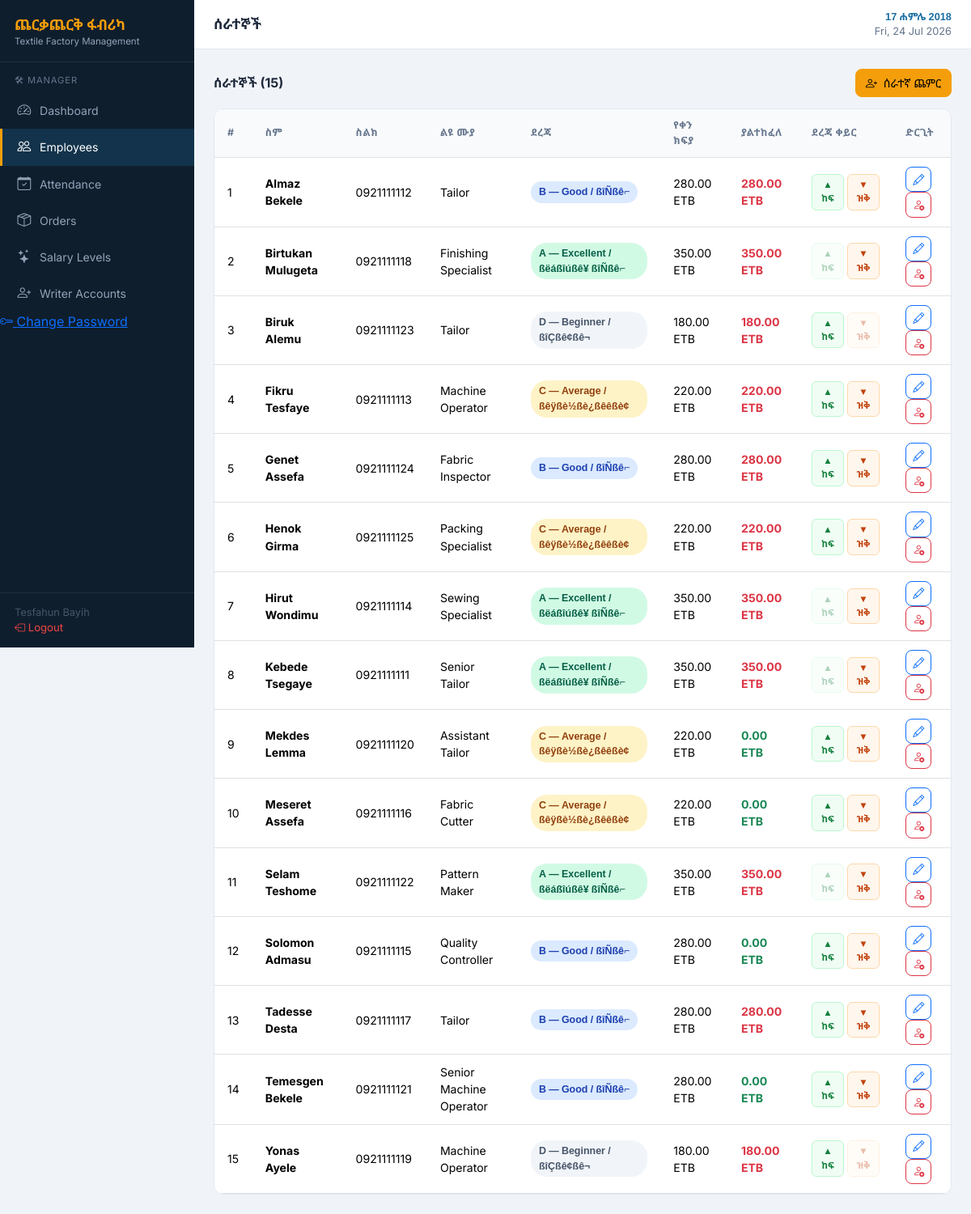
Screenshot of /manager/employees.php (signed in) with the database file from the repository.
### tables this page shows
CREATE TABLE `employees` (
  `id` int(11) NOT NULL AUTO_INCREMENT,
  `full_name` varchar(100) NOT NULL,
  `phone` varchar(20) DEFAULT NULL,
  `position` varchar(100) DEFAULT NULL,
  `level` char(1) NOT NULL DEFAULT 'D',
  `is_active` tinyint(1) DEFAULT 1,
  `created_at` timestamp NOT NULL DEFAULT current_timestamp(),
  PRIMARY KEY (`id`)
);

CREATE TABLE `salary_levels` (
  `id` int(11) NOT NULL AUTO_INCREMENT,
  `level` char(1) NOT NULL,
  `label` varchar(100) NOT NULL,
  `daily_rate` decimal(10,2) NOT NULL,
  `updated_at` timestamp NOT NULL DEFAULT current_timestamp() ON UPDATE current_timestamp(),
  PRIMARY KEY (`id`),
  UNIQUE KEY `level` (`level`)
);

### includes/functions.php (called while the page is built, shortened)
<?php
function getEmployeeEarned($pdo, $empId) {
    $stmt = $pdo->prepare(
        "SELECT COALESCE(SUM(daily_rate),0) AS total
         FROM attendance WHERE employee_id=? AND status='present'"
    );
    $stmt->execute([$empId]);
    return (float)$stmt->fetchColumn();
}
function getEmployeePaid($pdo, $empId) {
    $stmt = $pdo->prepare(
        "SELECT COALESCE(SUM(amount),0) AS total FROM payments WHERE employee_id=?"
    );
    $stmt->execute([$empId]);
    return (float)$stmt->fetchColumn();
}
function getEmployeeBalance($pdo, $empId) {
    return getEmployeeEarned($pdo, $empId) - getEmployeePaid($pdo, $empId);
}
function getAllLevels($pdo) {
    $rows = $pdo->query("SELECT * FROM salary_levels ORDER BY level")->fetchAll();
    $out = [];
    foreach ($rows as $r) $out[$r['level']] = $r;
    return $out;
}
function sanitize($v) {
    return htmlspecialchars(trim((string)$v), ENT_QUOTES, 'UTF-8');
}
function money($amount) {
    return number_format((float)$amount, 2) . ' ETB';
}

### manager/employees.php (the view, shortened to what this page needs)
<?php
require_once __DIR__ . '/../config/db.php';
require_once __DIR__ . '/../includes/functions.php';
$levels    = getAllLevels($pdo);
$levelKeys = array_keys($levels);
$employees = $pdo->query("SELECT * FROM employees WHERE is_active=1 ORDER BY full_name")->fetchAll();
include __DIR__ . '/../includes/header.php';
?>
<div class="emp-topbar">
  <h5>ሰራተኞች (<?= count($employees) ?>)</h5>
  <button class="btn btn-accent" data-bs-toggle="modal" data-bs-target="#addModal">
    <i class="bi bi-person-plus me-1"></i> ሰራተኛ ጨምር
  </button>
</div>
<?php
function lvlForms(array $emp, array $levelKeys, bool $canUp, bool $canDown): void {
    $upLabel   = $canUp   ? 'Level ' . $levelKeys[max(0, array_search($emp['level'], $levelKeys) - 1)] : '';
    $downLabel = $canDown ? 'Level ' . $levelKeys[min(count($levelKeys)-1, array_search($emp['level'], $levelKeys) + 1)] : '';
    $name = htmlspecialchars($emp['full_name'], ENT_QUOTES);
    echo '<div class="lvl-btns">';
    echo '<form method="POST" style="display:inline">'
       . '<input type="hidden" name="action" value="change_level">'
       . '<input type="hidden" name="id" value="' . $emp['id'] . '">'
       . '<input type="hidden" name="direction" value="up">'
       . '<button type="submit" class="btn-lvl-up"' . (!$canUp ? ' disabled' : '')
       . ($canUp ? ' onclick="return confirm(\'▲ ' . $name . ' — ' . $upLabel . '?\\nየድሮ መዝገቦች አይቀያየሩም።\')"' : '')
       . '>▲ ከፍ</button></form>';
    echo '<form method="POST" style="display:inline">'
       . '<input type="hidden" name="action" value="change_level">'
       . '<input type="hidden" name="id" value="' . $emp['id'] . '">'
       . '<input type="hidden" name="direction" value="down">'
       . '<button type="submit" class="btn-lvl-down"' . (!$canDown ? ' disabled' : '')
       . ($canDown ? ' onclick="return confirm(\'▼ ' . $name . ' — ' . $downLabel . '?\\nየድሮ መዝገቦች አይቀያየሩም።\')"' : '')
       . '>▼ ዝቅ</button></form>';
    echo '</div>';
}
?>
<?php if (!$employees): ?>
  <div class="text-center py-5 text-muted">ምንም ሰራተኛ አልተጨመረም።</div>
<?php else: foreach ($employees as $emp):
  $lvIdx   = array_search($emp['level'], $levelKeys);
  $canUp   = $lvIdx > 0;
  $canDown = $lvIdx < count($levelKeys) - 1;
?>
      <?php lvlForms($emp, $levelKeys, $canUp, $canDown); ?>
<?php endforeach; endif; ?>
<div class="emp-desktop table-card">
  <div class="table-responsive">
    <table class="table table-hover" style="font-size:.88rem">
      <thead>
        <tr>
          <th>#</th>
          <th>ስም</th>
          <th>ስልክ</th>
          <th>ልዩ ሙያ</th>
          <th>ደረጃ</th>
          <th>የቀን ክፍያ</th>
          <th>ያልተከፈለ</th>
          <th>ደረጃ ቀይር</th>
          <th>ድርጊት</th>
        </tr>
      </thead>
      <tbody>
      <?php if (!$employees): ?>
        <tr><td colspan="9" class="text-center py-5 text-muted">ምንም ሰራተኛ አልተጨመረም።</td></tr>
      <?php else: foreach ($employees as $i => $emp):
        $rate    = isset($levels[$emp['level']]) ? (float)$levels[$emp['level']]['daily_rate'] : 0;
        $balance = getEmployeeBalance($pdo, $emp['id']);
        $lvIdx   = array_search($emp['level'], $levelKeys);
        $canUp   = $lvIdx > 0;
        $canDown = $lvIdx < count($levelKeys) - 1;
        $lvCls   = ['A'=>'lvl-a','B'=>'lvl-b','C'=>'lvl-c','D'=>'lvl-d'][$emp['level']] ?? 'lvl-d';
      ?>
        <tr>
          <td><?= $i + 1 ?></td>
          <td><strong><?= sanitize($emp['full_name']) ?></strong></td>
          <td><?= sanitize($emp['phone'] ?? '—') ?></td>
          <td><?= sanitize($emp['position'] ?? '—') ?></td>
          <td>
            <span class="lvl-badge <?= $lvCls ?>">
              <?= $emp['level'] ?> — <?= sanitize($levels[$emp['level']]['label'] ?? '') ?>
            </span>
          </td>
          <td><?= money($rate) ?></td>
          <td class="fw-bold <?= $balance > 0 ? 'text-danger' : 'text-success' ?>"><?= money($balance) ?></td>
          <td><?php lvlForms($emp, $levelKeys, $canUp, $canDown); ?></td>
          <td>
            <button class="btn btn-sm btn-outline-primary"
              data-bs-toggle="modal" data-bs-target="#editModal"
              data-id="<?= $emp['id'] ?>"
              data-name="<?= sanitize($emp['full_name']) ?>"
              data-phone="<?= sanitize($emp['phone'] ?? '') ?>"
              data-pos="<?= sanitize($emp['position'] ?? '') ?>">
              <i class="bi bi-pencil"></i>
            </button>
            <a href="?deactivate=<?= $emp['id'] ?>" class="btn btn-sm btn-outline-danger"
               onclick="return confirm('<?= sanitize($emp['full_name']) ?> ይሰረዝ?')">
              <i class="bi bi-person-x"></i>
            </a>
          </td>
        </tr>
      <?php endforeach; endif; ?>
      </tbody>
    </table>
  </div>
</div>
<?php include __DIR__ . '/../includes/footer.php'; ?>

### includes/header.php (style rules this page uses)
:root { --primary: #1d6fa4; --primary-d: #155a87; --accent: #f59e0b; --sidebar-w: 240px; --bg: #f0f4f8; --card-bg: #ffffff; --text: #1e293b; --muted: #64748b; --border: #e2e8f0; --success: #059669; --danger: #dc2626; --warning: #d97706; }
*, *::before, *::after { box-sizing: border-box; }
body { font-family: 'Inter', 'Noto Sans Ethiopic', sans-serif; background: var(--bg); color: var(--text); margin: 0; min-height: 100vh; }
.table-card { background: var(--card-bg); border-radius: 12px; padding: 0; border: 1px solid var(--border); overflow: hidden; }
.table { margin: 0; font-size: .88rem; }
.table th { background: #f8fafc; color: var(--muted); font-size: .78rem; text-transform: uppercase; letter-spacing: .05em; font-weight: 600; border-top: none; }
.table td, .table th { padding: 11px 16px; vertical-align: middle; }
.btn { font-size: .88rem; font-weight: 500; border-radius: 8px; }
.btn-accent { background: var(--accent); border-color: var(--accent); color: #000; }

### manager/employees.php (style rules this page uses)
.emp-topbar { display: flex; align-items: center; justify-content: space-between; flex-wrap: wrap; gap: 10px; margin-bottom: 14px; }
.emp-topbar h5 { margin: 0; font-size: 1rem; font-weight: 700; }
.lvl-a { background:#d1fae5; color:#065f46; }
.lvl-b { background:#dbeafe; color:#1e40af; }
.lvl-c { background:#fef3c7; color:#92400e; }
.lvl-d { background:#f1f5f9; color:#475569; }
.lvl-badge { display: inline-flex; align-items: center; gap: 5px; padding: 4px 10px; border-radius: 20px; font-size: .78rem; font-weight: 700; font-family: 'Noto Sans Ethiopic', sans-serif; }
.lvl-btns { display: flex; gap: 4px; }
.btn-lvl-up { font-size: .72rem; padding: 4px 10px; border-radius: 6px; cursor: pointer; background: #f0fdf4; color: #15803d; border: 1px solid #bbf7d0; font-weight: 700; }
.btn-lvl-up:disabled { opacity: .35; cursor: not-allowed; }
.btn-lvl-down { font-size: .72rem; padding: 4px 10px; border-radius: 6px; cursor: pointer; background: #fff7ed; color: #c2410c; border: 1px solid #fed7aa; font-weight: 700; }
.btn-lvl-down:disabled { opacity: .35; cursor: not-allowed; }
.emp-desktop { display: none; }
@media (min-width: 768px) { .emp-desktop { display: block; } }

### rows the page displays
employees: full_name "Almaz Bekele", phone "0921111112", position "Tailor", level "B", level.label "Good / ßîÑßê⌐", level.daily_rate "280.00 ETB", balance "280.00 ETB"
employees: full_name "Birtukan Mulugeta", phone "0921111118", position "Finishing Specialist", level "A", level.label "Excellent / ßëáßîúßê¥ ßîÑßê⌐", level.daily_rate "350.00 ETB", balance "350.00 ETB"
employees: full_name "Biruk Alemu", phone "0921111123", position "Tailor", level "D", level.label "Beginner / ßîÇßê¢ßê¬", level.daily_rate "180.00 ETB", balance "180.00 ETB"
employees: full_name "Fikru Tesfaye", phone "0921111113", position "Machine Operator", level "C", level.label "Average / ßêÿßè½ßè¿ßêêßè¢", level.daily_rate "220.00 ETB", balance "220.00 ETB"
employees: full_name "Genet Assefa", phone "0921111124", position "Fabric Inspector", level "B", level.label "Good / ßîÑßê⌐", level.daily_rate "280.00 ETB", balance "280.00 ETB"
employees: full_name "Henok Girma", phone "0921111125", position "Packing Specialist", level "C", level.label "Average / ßêÿßè½ßè¿ßêêßè¢", level.daily_rate "220.00 ETB", balance "220.00 ETB"
employees: full_name "Hirut Wondimu", phone "0921111114", position "Sewing Specialist", level "A", level.label "Excellent / ßëáßîúßê¥ ßîÑßê⌐", level.daily_rate "350.00 ETB", balance "350.00 ETB"
employees: full_name "Kebede Tsegaye", phone "0921111111", position "Senior Tailor", level "A", level.label "Excellent / ßëáßîúßê¥ ßîÑßê⌐", level.daily_rate "350.00 ETB", balance "350.00 ETB"
employees: full_name "Mekdes Lemma", phone "0921111120", position "Assistant Tailor", level "C", level.label "Average / ßêÿßè½ßè¿ßêêßè¢", level.daily_rate "220.00 ETB", balance "0.00 ETB"
employees: full_name "Meseret Assefa", phone "0921111116", position "Fabric Cutter", level "C", level.label "Average / ßêÿßè½ßè¿ßêêßè¢", level.daily_rate "220.00 ETB", balance "0.00 ETB"
employees: full_name "Selam Teshome", phone "0921111122", position "Pattern Maker", level "A", level.label "Excellent / ßëáßîúßê¥ ßîÑßê⌐", level.daily_rate "350.00 ETB", balance "350.00 ETB"
employees: full_name "Solomon Admasu", phone "0921111115", position "Quality Controller", level "B", level.label "Good / ßîÑßê⌐", level.daily_rate "280.00 ETB", balance "0.00 ETB"
employees: full_name "Tadesse Desta", phone "0921111117", position "Tailor", level "B", level.label "Good / ßîÑßê⌐", level.daily_rate "280.00 ETB", balance "280.00 ETB"
employees: full_name "Temesgen Bekele", phone "0921111121", position "Senior Machine Operator", level "B", level.label "Good / ßîÑßê⌐", level.daily_rate "280.00 ETB", balance "0.00 ETB"
employees: full_name "Yonas Ayele", phone "0921111119", position "Machine Operator", level "D", level.label "Beginner / ßîÇßê¢ßê¬", level.daily_rate "180.00 ETB", balance "180.00 ETB"

### other values shown
$user['name'] "Tesfahun Bayih"
$pageTitle "ሰራተኞች"
todayEthiopian() "17 ሐምሌ 2018"
count($employees) "15"
